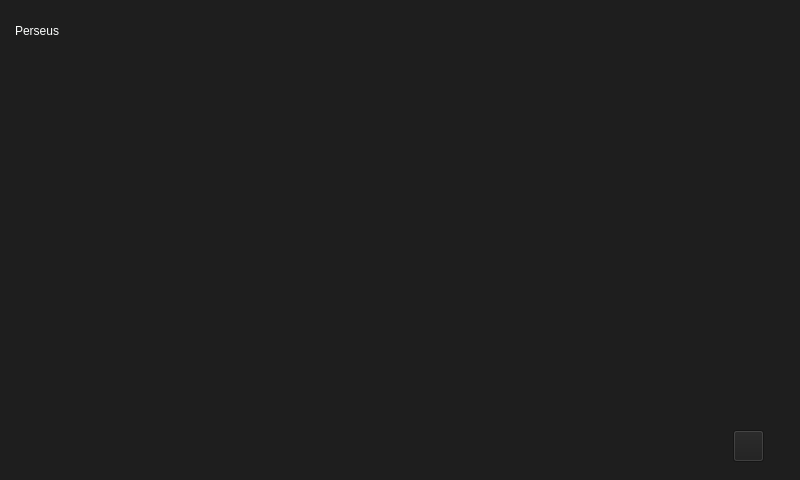
<?xml version="1.0" encoding="UTF-8"?>
<ui version="4.0">
 <class>UpdateWidget</class>
 <widget class="QWidget" name="UpdateWidget">
  <property name="geometry">
   <rect>
    <x>0</x>
    <y>0</y>
    <width>800</width>
    <height>480</height>
   </rect>
  </property>
  <property name="windowTitle">
   <string>Form</string>
  </property>
  <property name="styleSheet">
   <string notr="true">background-color:rgb(30,30,30)</string>
  </property>
  <widget class="QPushButton" name="pushButton">
   <property name="geometry">
    <rect>
     <x>733</x>
     <y>430</y>
     <width>31</width>
     <height>32</height>
    </rect>
   </property>
   <property name="styleSheet">
    <string notr="true">border-image:url(:/pics/moveon.png)</string>
   </property>
   <property name="text">
    <string/>
   </property>
  </widget>
  <widget class="QLabel" name="label_logo">
   <property name="geometry">
    <rect>
     <x>15</x>
     <y>10</y>
     <width>101</width>
     <height>41</height>
    </rect>
   </property>
   <property name="styleSheet">
    <string notr="true">color:rgb(252, 254, 253);
font: 75 italic 16pt &quot;Courier&quot;;</string>
   </property>
   <property name="text">
    <string>Perseus</string>
   </property>
  </widget>
  <widget class="QLabel" name="label_info">
   <property name="geometry">
    <rect>
     <x>210</x>
     <y>100</y>
     <width>371</width>
     <height>281</height>
    </rect>
   </property>
   <property name="styleSheet">
    <string notr="true">color:rgb(163, 163, 163);
font: 9pt &quot;Lucida Grande&quot;;</string>
   </property>
   <property name="text">
    <string/>
   </property>
  </widget>
 </widget>
 <resources/>
 <connections/>
</ui>
